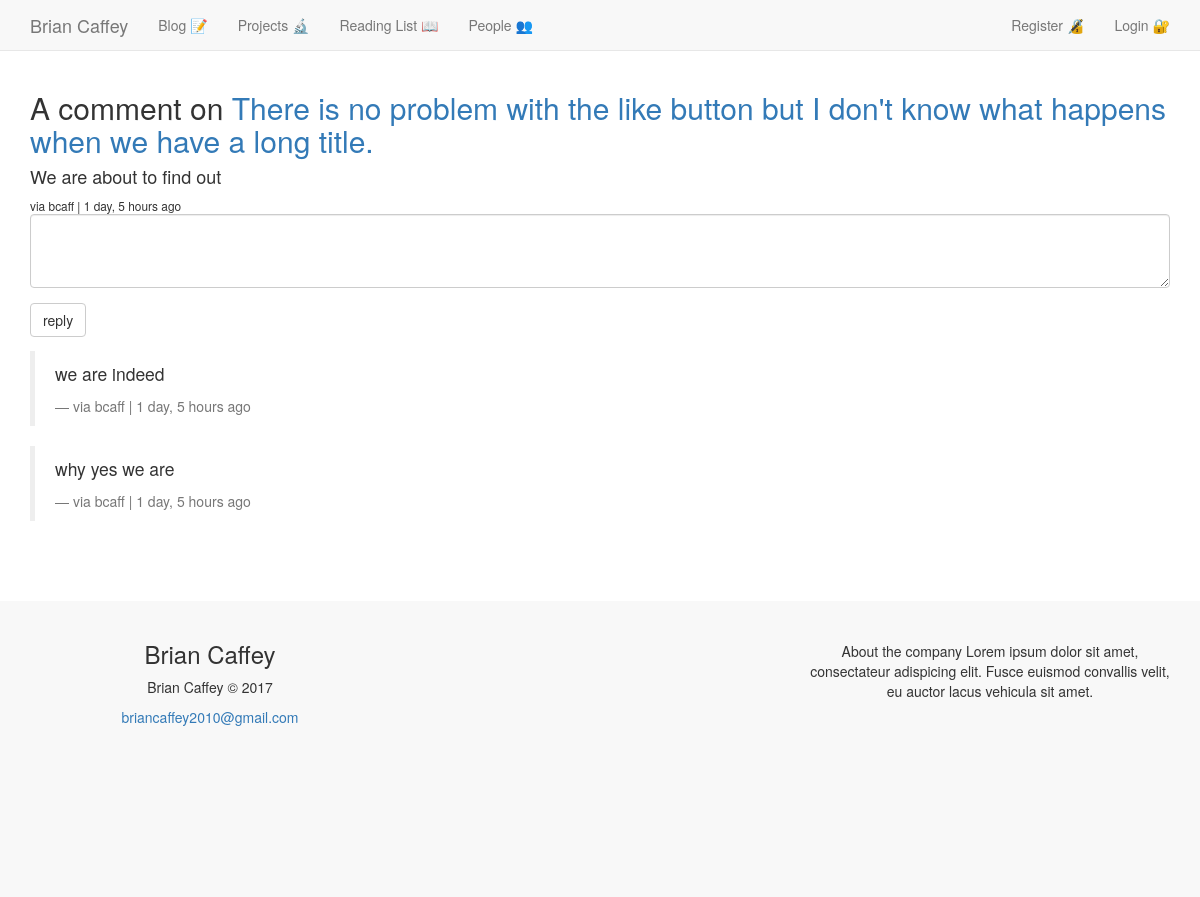
Page /comments/14/ on the earlier database version.
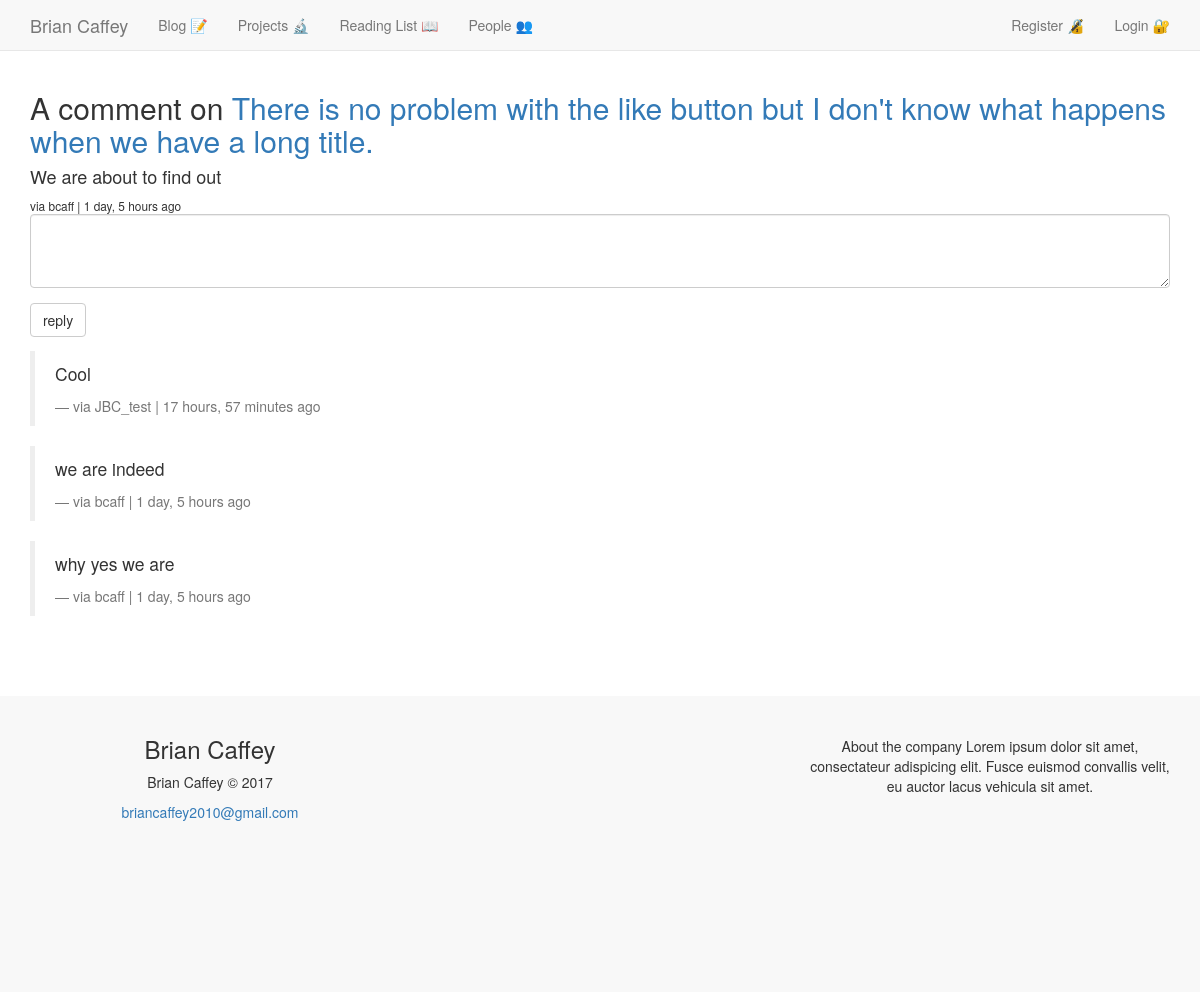
Same page on the later database version.
### comments/models.py (models this page shows, shortened)
class Comment(models.Model):
	user 		= models.ForeignKey(settings.AUTH_USER_MODEL, default=1)
	content_type=models.ForeignKey(ContentType, on_delete=models.CASCADE)
	object_id 	= models.PositiveIntegerField()
	content_object = GenericForeignKey('content_type', 'object_id')
	parent 		= models.ForeignKey("self", null=True, blank=True)
	content 	= models.TextField()
	timestamp 	= models.DateTimeField(auto_now_add=True)
	class Meta:
		ordering = ['-timestamp']
	objects = CommentManager()
	def children(self):
		return Comment.objects.filter(parent=self)
	@property
	def is_parent(self):
		if self.parent is not None:
			return False
		return True

### comments/views.py (the view, shortened to what this page needs)
# urls.py: url(r'^(?P<pk>\d+)/$', comment_thread, name="thread"),
def comment_thread(request, pk):
	obj = get_object_or_404(Comment, pk=pk)
	content_object = obj.content_object
	content_id = obj.content_object.id
	initial_data = {
		'content_type':obj.content_type,
		'object_id':obj.object_id,
	}
	form = CommentForm(request.POST or None, initial=initial_data)
	context = {
		'comment':obj,
		'form': form,
	}
	return render(request, 'comments/comment_thread.html', context)

### comments/forms.py
class CommentForm(forms.Form):
	content_type = forms.CharField(widget=forms.HiddenInput)
	object_id = forms.IntegerField(widget=forms.HiddenInput)
	content = forms.CharField(label='', widget=forms.Textarea(
		attrs={'rows':3}))

### posts/templatetags/urlify.py (called while the page is built)
@register.filter
def urlify(value):
	return quote_plus(value)

### comments/templates/comments/comment_thread.html (shortened to what this page needs)
{% extends 'base.html' %}
{% load crispy_forms_tags %}
{% load urlify %}
{% block content %}
<h2>A comment on <a href="{% url 'posts:detail' slug=comment.content_object.slug %}">{{ comment.content_object.title }}</a></h2>
<div class="">
			{% if comment.is_parent %}
	  			<h4>{{ comment.content }}</h4>
				<small>via {{ comment.user }} | {{ comment.timestamp | timesince }} ago</small>
				<br />
				<form method="POST" action=".">{% csrf_token %}
				{{ form | crispy }}
				<input type="submit" value="reply" class="btn btn-default"></input>
				</form>
				{% for reply in comment.children %}
				<blockquote>
					<p>{{ reply.content }}</p>
					<small>via {{ reply.user }} | {{ reply.timestamp | timesince }} ago</small>
				</blockquote>
				{% endfor %}
			{% endif %}
</div>
{% endblock content %}

Differences in the rows shown:
added Comment: content "Cool", user "JBC_test", timestamp "17 hours, 57 minutes"
